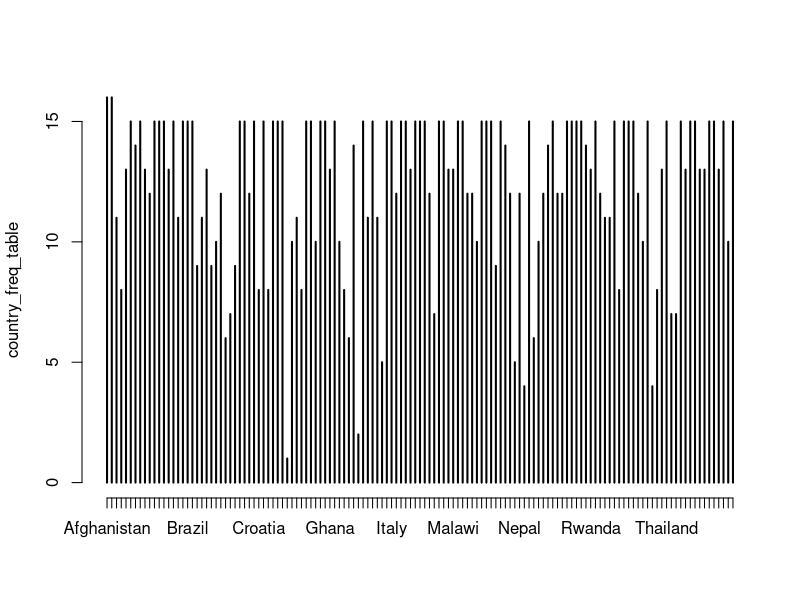
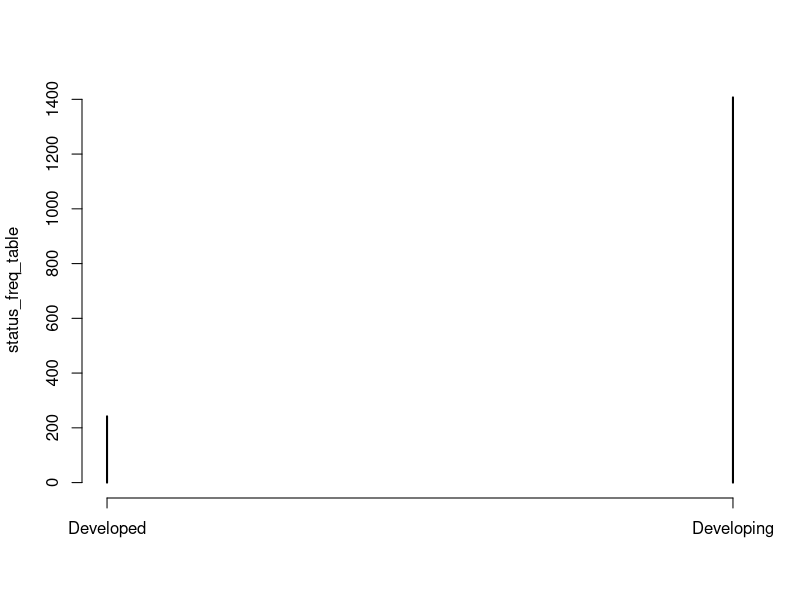
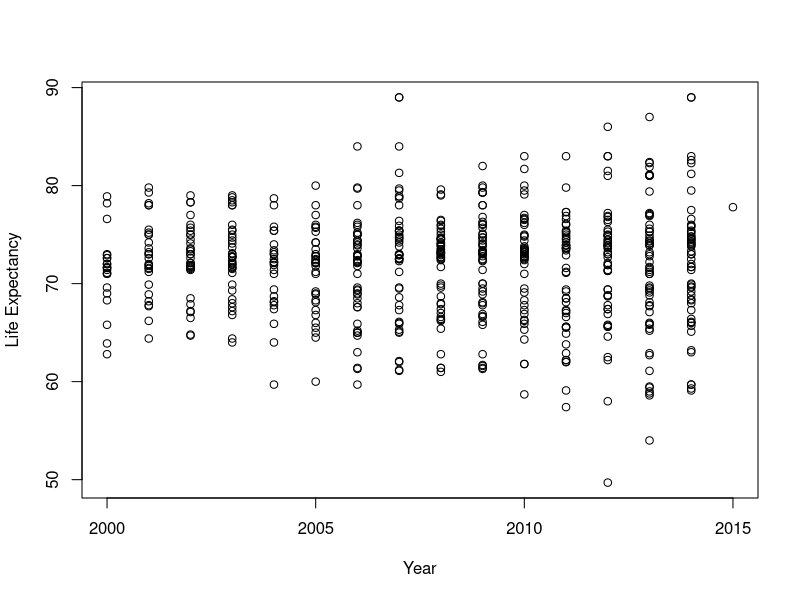
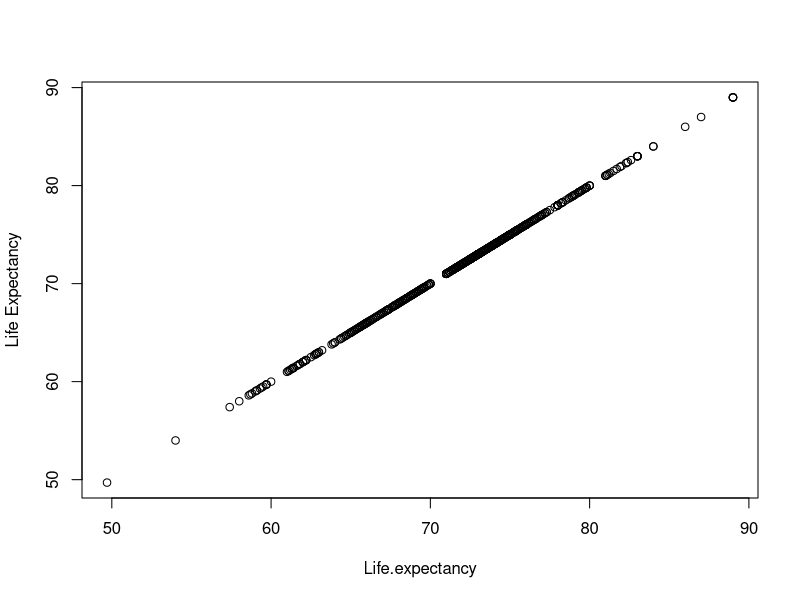
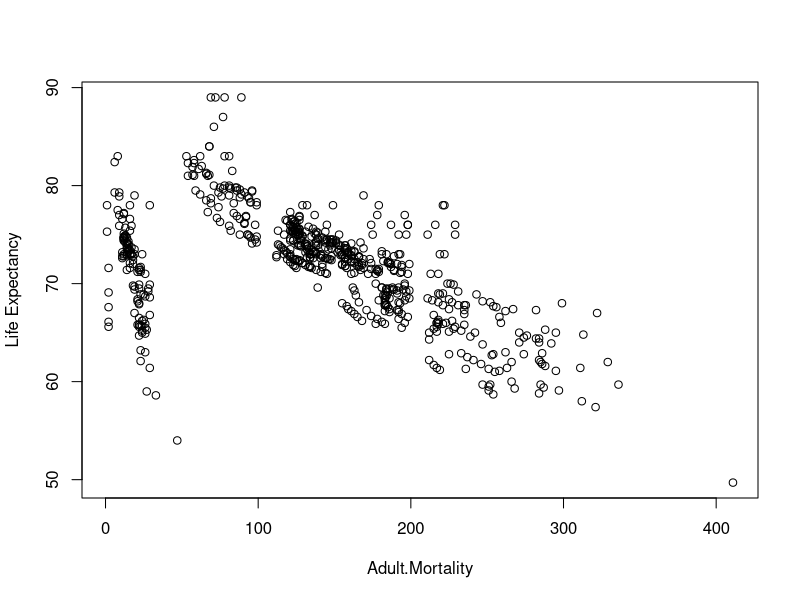
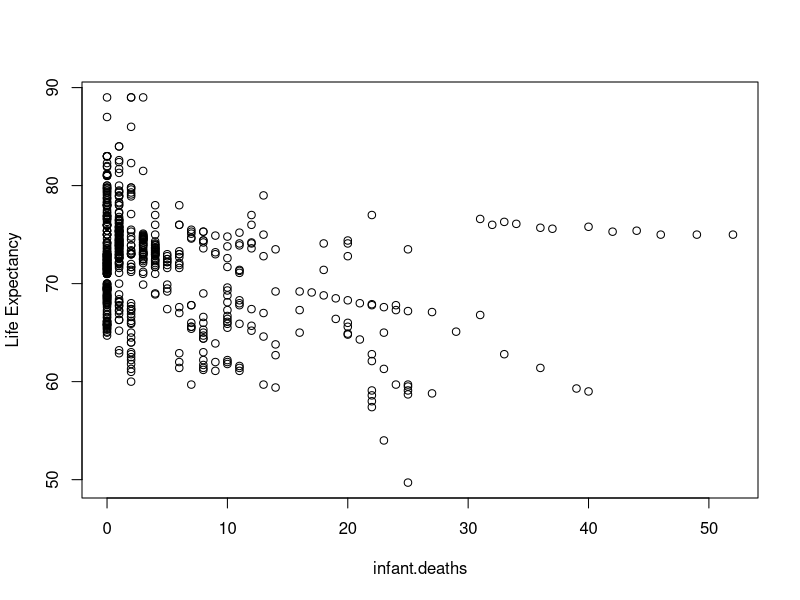
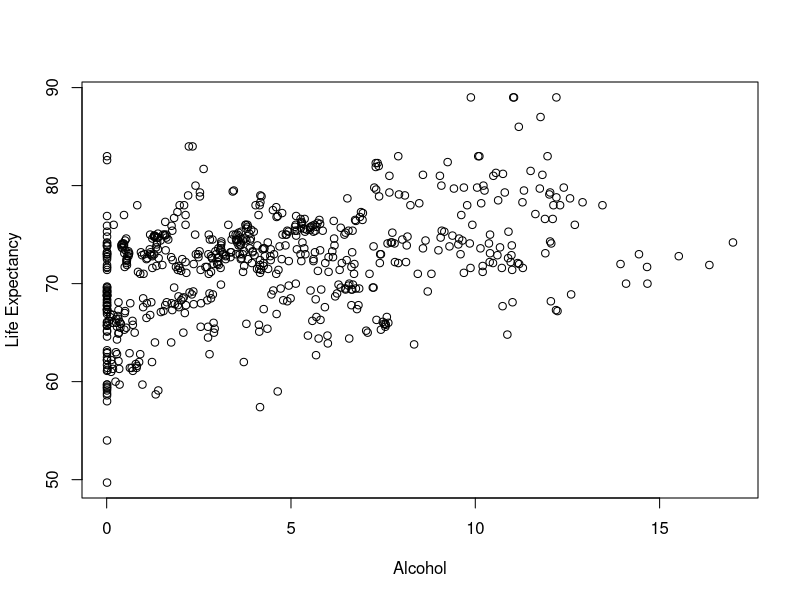
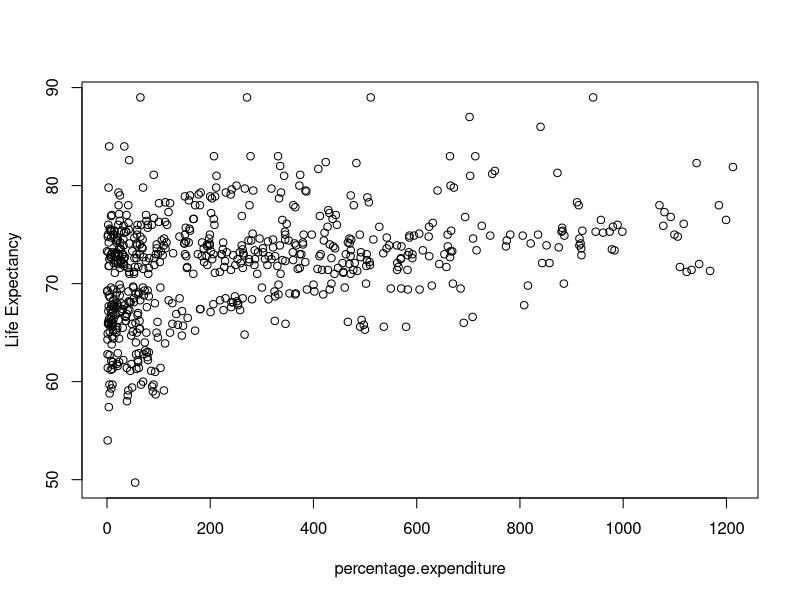

R code for these plots, in order:
## ---- chunk 1
df <- read.csv('Life Expectancy Data.csv')
df <- na.omit(df)

# few NAs exist, dropped rows with NAs

# List all variables
(cols <- colnames(df))
## ---- chunk 2
# check data type of all columns
sapply(cols, function(x) {
  class(df[[x]])
})

# only Country and Status are categorical variables
## ---- chunk 3
# frequency of categorical variables\

## countries
country_freq_table <- table(df$Country)
plot(country_freq_table)

## status
status_freq_table <- table(df$Status)
plot(status_freq_table)
## ---- chunk 4
# Identify numeric columns
numeric_cols <- sapply(df, is.numeric)

# Function to identify outliers using the 1.5 * IQR rule
is_outlier <- function(x) {
  q <- quantile(x, probs = c(0.25, 0.75), na.rm = TRUE)
  iqr <- IQR(x, na.rm = TRUE)
  x < (q[1] - 1.5 * iqr) | x > (q[2] + 1.5 * iqr)
}

# Identify rows with an outlier in any column
outlier_rows <- apply(sapply(df[, numeric_cols], is_outlier), 1, any)

# Summary of rows before and after
cat("Rows before removing outliers:", nrow(df), "\n")
cat("Rows with outliers removed:", sum(outlier_rows), "\n")

# Remove rows containing outliers
df.no.outliers <- df[!outlier_rows, ]

cat("Rows remaining:", nrow(df.no.outliers), "\n")
## ---- chunk 5
(numeric.cols <- df.no.outliers[, sapply(df.no.outliers, is.numeric)])
sapply(numeric.cols, function(col) {
  col
})
## ---- chunk 6
lapply(names(numeric.cols), function(column_name) {
  plot(numeric.cols[[column_name]],
       numeric.cols$Life.expectancy,
       xlab = column_name,
       ylab = "Life Expectancy")
})

# percentage expenditure and GDP can be log transformed
## ---- chunk 7
plot(
  Life.expectancy ~ percentage.expenditure, 
  data=df.no.outliers, 
  main="Percentage Expenditure (Non-transformed) vs Life Expectancy",
  xlab="Percentage Expenditure",
  ylab="Life Expectancy"
)

plot(
  Life.expectancy ~ log(percentage.expenditure), 
  data=df.no.outliers, 
  main="Percentage Expenditure (Log transformed) vs Life Expectancy",
  xlab="log(Percentage Expenditure)",
  ylab="Life Expectancy"
)
## ---- chunk 8
lm.GDP.nontrans <- lm(Life.expectancy ~ GDP, data=df.no.outliers)
summary(lm.GDP.nontrans)

lm.GDP.trans <- lm(Life.expectancy ~ I(log(GDP)), data=df.no.outliers)
summary(lm.GDP.trans)
